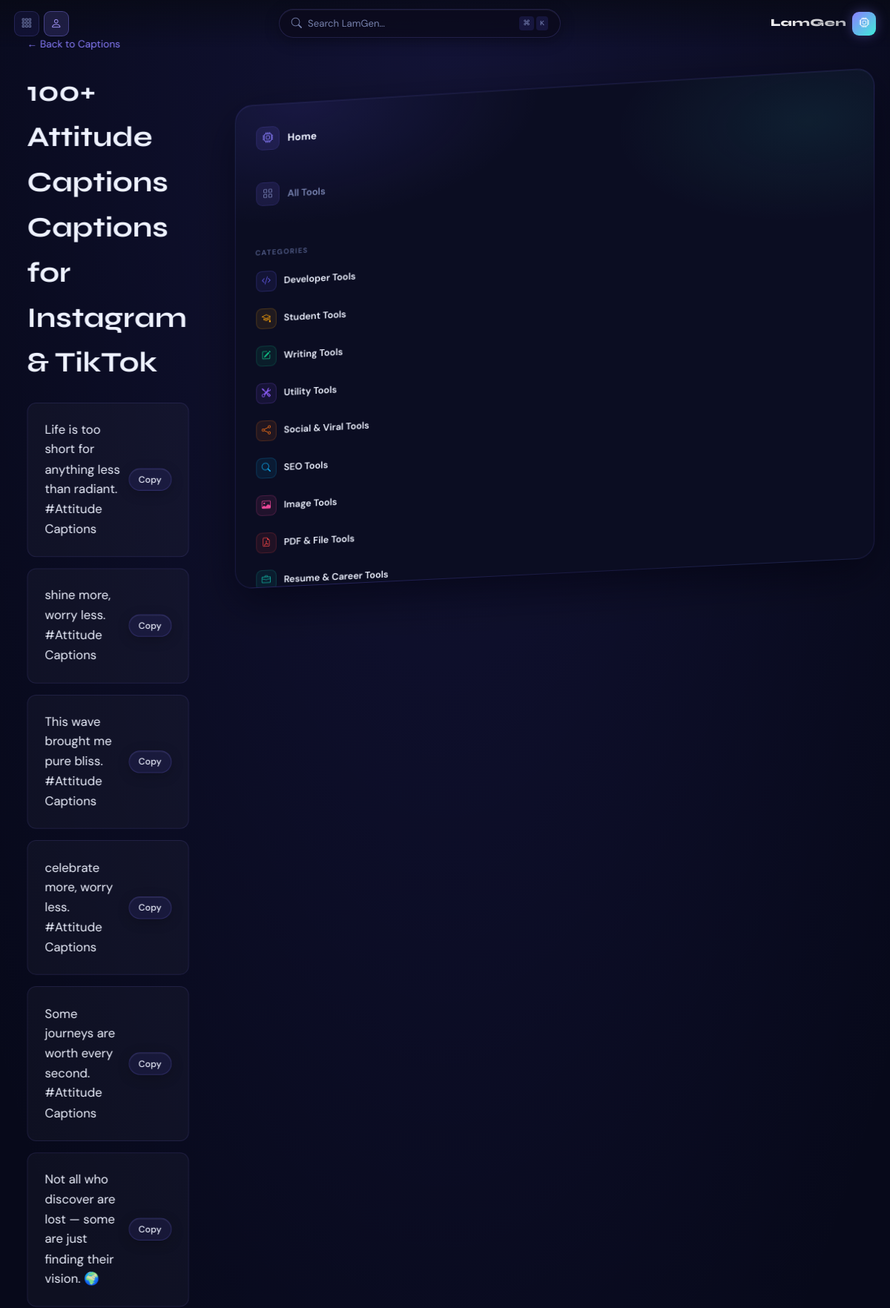
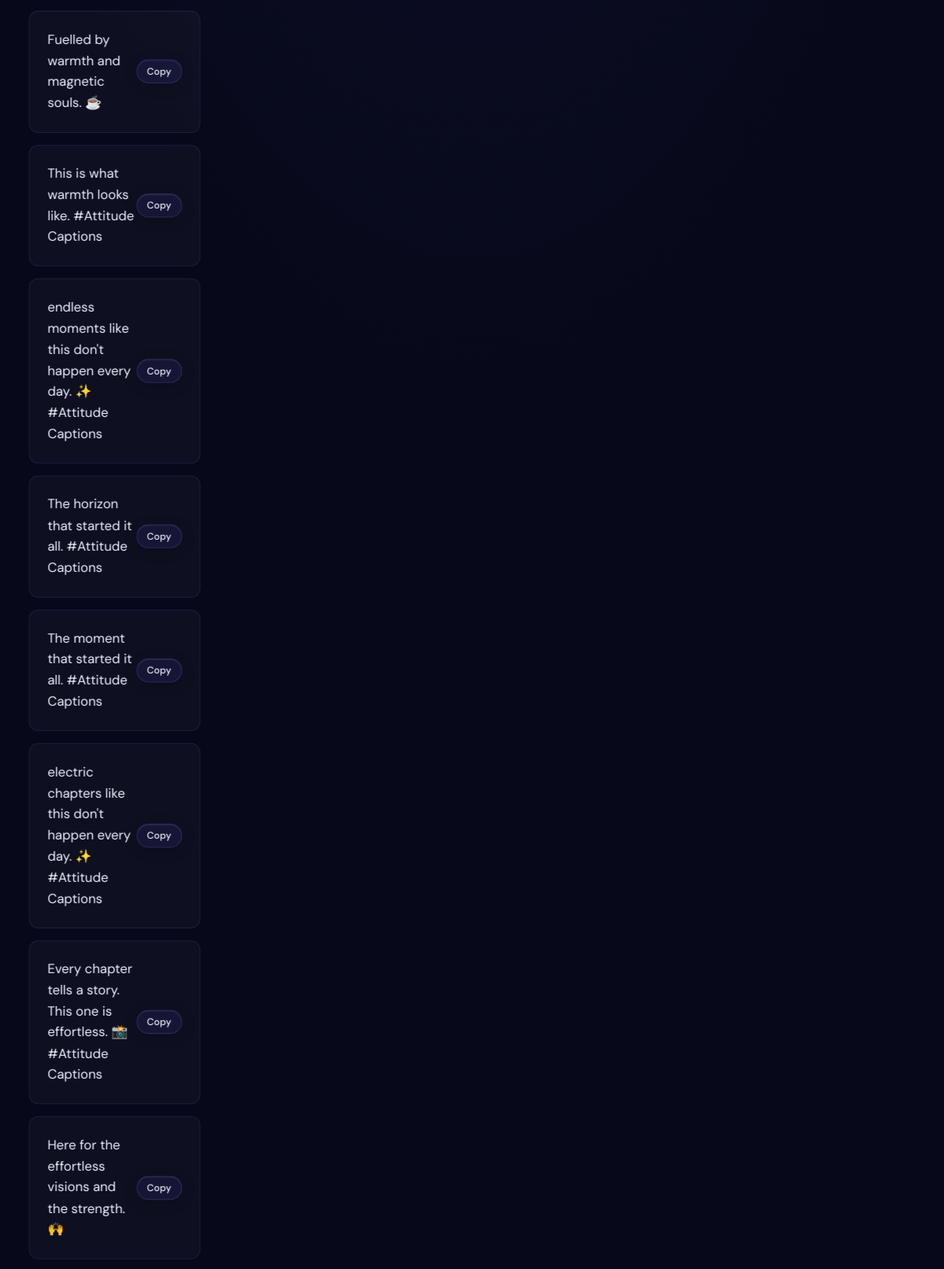
Screenshot of /content/captions/attitude-captions/ (upper part) with the database file from the repository (2 pictures, top to bottom).
### seo/models.py (models this page shows, shortened)
class SEOCategory(models.Model):
    name = models.CharField(max_length=100)
    slug = models.SlugField(unique=True)
    description = models.TextField(blank=True)
    title_template = models.CharField(
        max_length=200,
        help_text='Use {topic} placeholder. E.g. "{topic} Instagram Captions — 100+ Ideas"',
        default='{topic} Ideas'
    )
    meta_desc_template = models.CharField(
        max_length=300,
        default='Browse {count}+ {topic} ideas. Free, curated, and ready to use.',
    )
    schema_type = models.CharField(
        max_length=30,
        default='ItemList',
        choices=[('ItemList', 'ItemList'), ('FAQPage', 'FAQPage'), ('Article', 'Article')],
    )
    is_active = models.BooleanField(default=True)
    order = models.IntegerField(default=0)
    class Meta:
        ordering = ['order', 'name']
        verbose_name_plural = 'SEO Categories'

class SEOPage(models.Model):
    category = models.ForeignKey(SEOCategory, on_delete=models.CASCADE, related_name='pages')
    topic = models.CharField(max_length=200)
    slug = models.SlugField(unique=True, max_length=250)
    content_intro = models.TextField(blank=True)
    items = models.JSONField(default=list, help_text='Array of content items')
    meta_title = models.CharField(max_length=70, blank=True)
    meta_description = models.CharField(max_length=160, blank=True)
    related_tools = models.ManyToManyField('tools.Tool', blank=True, related_name='seo_pages')
    view_count = models.BigIntegerField(default=0)
    is_active = models.BooleanField(default=True)
    created_at = models.DateTimeField(auto_now_add=True)
    updated_at = models.DateTimeField(auto_now=True)
    class Meta:
        ordering = ['category', 'topic']
    def get_absolute_url(self):
        from django.urls import reverse
        return reverse('seo:page', kwargs={
            'category_slug': self.category.slug,
            'page_slug': self.slug,
        })

### tools/models.py (models this page shows, shortened)
class ToolCategory(models.Model):
    name = models.CharField(max_length=100)
    slug = models.SlugField(unique=True)
    icon = models.CharField(max_length=60, default='bi-tools')
    color_from = models.CharField(max_length=30, default='#6C63FF')
    color_to = models.CharField(max_length=30, default='#00F5D4')
    description = models.TextField(blank=True)
    short_desc = models.CharField(max_length=200, blank=True)
    order = models.IntegerField(default=0)
    is_active = models.BooleanField(default=True)
    class Meta:
        ordering = ['order', 'name']
        verbose_name_plural = 'Tool Categories'
    def get_absolute_url(self):
        from django.urls import reverse
        return reverse('tools:category', kwargs={'category_slug': self.slug})

### seo/views.py (the view)
# urls.py: path('<slug:category_slug>/<slug:page_slug>/', views.page_view, name='page'),
@cache_control(public=True, max_age=3600, s_maxage=86400)
@cache_page(60 * 60 * 24)  # 24hr cache
def page_view(request, category_slug, page_slug):
    category = get_object_or_404(SEOCategory, slug=category_slug, is_active=True)
    page = get_object_or_404(SEOPage, slug=page_slug, category=category, is_active=True)
    related = SEOPage.objects.filter(
        category=category, is_active=True
    ).exclude(pk=page.pk).order_by('?')[:6]
    return render(request, 'seo/page.html', {
        'category': category,
        'page': page,
        'related_pages': related,
        'page_title': page.meta_title,
        'meta_description': page.meta_description,
    })

### tools/context_processors.py (called while the page is built, shortened)
def tools_context(request):
    categories = cache.get('tool_categories_nav_v2')
    if categories is None:
        categories = list(
            ToolCategory.objects.filter(is_active=True).prefetch_related('tools').order_by('order', 'name')
        )
        cache.set('tool_categories_nav_v2', categories, 60 * 30)
    bookmarked_slugs = []
    return {
        'nav_categories': categories,
        'bookmarked_slugs': bookmarked_slugs,
    }

### templates/seo/page.html (shortened to what this page needs)
{% extends "base.html" %}
{% block content %}
<div style="max-width: 800px; margin: 0 auto; padding: 3rem 1.5rem;">
    <div style="margin-bottom: 1.5rem; font-size: 0.9rem;">
        <a href="{% url 'seo:category' category.slug %}" style="color: var(--primary); text-decoration: none;">&larr; Back to {{ category.name }}</a>
    </div>
    <h1 style="font-family: 'Syne', sans-serif; font-size: 2.5rem; margin-bottom: 1.5rem;">{{ page_title }}</h1>
    <div style="display: flex; flex-direction: column; gap: 1rem; margin-bottom: 4rem;">
        {% for item in page.items %}
        <div style="background: rgba(255,255,255,0.03); border: 1px solid var(--border); border-radius: 12px; padding: 1.5rem; display: flex; justify-content: space-between; align-items: center;">
            <div style="font-size: 1.1rem; color: var(--text);">{{ item }}</div>
            <button class="btn-ghost-nexus copy-btn" data-text="{{ item }}" style="padding: 0.4rem 0.8rem; font-size: 0.8rem;">Copy</button>
        </div>
        {% endfor %}
    </div>
</div>
{% endblock %}

### templates/base.html (shortened to what this page needs)
<!DOCTYPE html>
<html lang="en">
<head>
    {% load static %}
    {% load static %}
    <link href="https://cdn.jsdelivr.net/npm/bootstrap-icons@1.11.3/font/bootstrap-icons.min.css" rel="stylesheet" media="print" onload="this.media='all'">
    {% load static %}
    <link rel="stylesheet" href="{% static 'css/main.css' %}">
</head>
    <div class="space-bg">
        <div class="light-beams"></div>
        <div class="planet"></div>
        <div class="stars"></div>
        <div class="rune-particles"></div>
        <div class="particles"></div>
    </div>
    <div class="top-nav-wrapper">
      <div class="top-nav-inner">
        <div class="nav-left">
          <a href="{% url 'tools:index' %}" class="nav-action-btn" title="All Tools" aria-label="All Tools">
            <i class="bi bi-grid-3x3-gap"></i>
          </a>
          <div class="nav-dropdown">
            <button class="profile-btn nav-dropdown-toggle"
                    onclick="this.closest('.nav-dropdown').classList.toggle('open')"
                    aria-label="Account menu"
                    aria-haspopup="true">
              {% if user.is_authenticated %}
              <i class="bi bi-person-fill"></i>
              {% else %}
              <i class="bi bi-person"></i>
              {% endif %}
            </button>
          </div>
        </div>
        <div class="nav-center">
          {% block nav_search %}
          <div class="global-search-pill" style="position:relative;overflow:visible;">
            <i class="bi bi-search" style="color:var(--muted);font-size:0.95rem;flex-shrink:0;"></i>
            <input type="text" id="inlineSearchInput"
                   placeholder="Search LamGen…"
                   style="background:transparent;border:none;color:var(--text);flex:1;outline:none;font-size:0.88rem;font-family:'DM Sans',sans-serif;"
                   autocomplete="off">
            <div style="display:flex;gap:3px;flex-shrink:0;">
              <span class="kbd">⌘</span><span class="kbd">K</span>
            </div>
          </div>
          {% endblock nav_search %}
        </div>
        <a href="{% url 'home' %}" class="nav-brand" aria-label="LamGen Home">
          <span class="nav-brand-name">LamGen</span>
          <div class="nav-brand-mark"><i class="bi bi-cpu"></i></div>
        </a>
      </div>
    </div>
    <main class="tools-shell">
        <div class="tools-main">
            {% block content %}{% endblock %}
        </div>
        <aside class="spatial-panel tools-actions" style="padding:1.25rem 1rem; justify-content:flex-start; overflow-y:auto; display:flex; flex-direction:column; gap:1.5rem;">
            {% block right_sidebar %}
            <a href="{% url 'home' %}"
               style="display:flex; align-items:center; gap:11px; padding:10px 12px; border-radius:12px; text-decoration:none; color:var(--lg-text); background:{% if request.path == '/' %}rgba(139,127,255,0.16){% else %}transparent{% endif %}; border:1px solid {% if request.path == '/' %}rgba(139,127,255,0.30){% else %}transparent{% endif %}; transition:all 0.18s;"
               onmouseover="if(!this.style.background.includes('139'))this.style.background='rgba(120,110,255,0.11)'"
               onmouseout="if(!this.style.background.includes('139'))this.style.background='transparent'">
                <div style="width:32px; height:32px; border-radius:9px; background:{% if request.path == '/' %}rgba(139,127,255,0.28){% else %}rgba(120,110,255,0.12){% endif %}; display:flex; align-items:center; justify-content:center; flex-shrink:0; border:1px solid {% if request.path == '/' %}rgba(139,127,255,0.40){% else %}rgba(120,110,255,0.14){% endif %};">
                    <i class="bi bi-cpu" style="color:{% if request.path == '/' %}#fff{% else %}var(--lg-violet){% endif %}; font-size:0.95rem;"></i>
                </div>
                <span style="font-weight:700; font-size:0.92rem; letter-spacing:0.2px;">Home</span>
            </a>
            <a href="{% url 'tools:index' %}"
               style="display:flex; align-items:center; gap:11px; padding:10px 12px; border-radius:12px; text-decoration:none; color:var(--lg-text); background:{% if request.path == '/tools/' %}rgba(139,127,255,0.12){% else %}transparent{% endif %}; border:1px solid {% if request.path == '/tools/' %}rgba(139,127,255,0.22){% else %}transparent{% endif %}; transition:all 0.18s;"
               onmouseover="if(!this.style.background.includes('139'))this.style.background='rgba(120,110,255,0.11)'"
               onmouseout="if(!this.style.background.includes('139'))this.style.background='transparent'">
                <div style="width:32px; height:32px; border-radius:9px; background:rgba(120,110,255,0.12); display:flex; align-items:center; justify-content:center; flex-shrink:0; border:1px solid rgba(120,110,255,0.14);">
                    <i class="bi bi-grid" style="color:var(--lg-text-muted); font-size:0.9rem;"></i>
                </div>
                <span style="font-weight:600; font-size:0.88rem; color:var(--lg-text-muted);">All Tools</span>
            </a>
            <div style="height:1px; background:linear-gradient(90deg,transparent,rgba(120,110,255,0.14) 30%,rgba(120,110,255,0.14) 70%,transparent); margin:0 0.25rem;"></div>
            <div style="display:flex; flex-direction:column; gap:3px;">
                <div style="font-size:0.65rem; font-weight:700; text-transform:uppercase; letter-spacing:1.2px; color:var(--lg-text-helper); padding:0 12px; margin-bottom:4px;">Categories</div>
                {% for cat in nav_categories %}
                <a href="{{ cat.get_absolute_url }}"
                   style="display:flex; align-items:center; gap:10px; padding:9px 12px; border-radius:11px; text-decoration:none; color:var(--lg-text); background:{% if request.path == cat.get_absolute_url %}rgba(120,110,255,0.14){% else %}transparent{% endif %}; border:1px solid {% if request.path == cat.get_absolute_url %}rgba(130,120,255,0.20){% else %}transparent{% endif %}; transition:all 0.18s;"
                   onmouseover="if(!this.style.background.includes('0.09'))this.style.background='rgba(120,110,255,0.10)'"
                   onmouseout="if(!this.style.background.includes('0.09'))this.style.background='transparent'">
                    <div style="width:28px; height:28px; border-radius:8px; background:{{ cat.color_from }}18; border:1px solid {{ cat.color_from }}33; display:flex; align-items:center; justify-content:center; flex-shrink:0;">
                        <i class="{{ cat.icon }}" style="color:{{ cat.color_from }}; font-size:0.82rem;"></i>
                    </div>
                    <span style="font-weight:600; font-size:0.86rem;">{{ cat.name }}</span>
                </a>
                {% endfor %}
            </div>
            {% endblock %}
        </aside>
    </main>
    {% load static %}
</body>
</html>

### rows the page displays
SEOCategory: name "Captions"
SEOPage: meta_title "100+ Attitude Captions Captions for Instagram & TikTok"
ToolCategory: name "Developer Tools"
ToolCategory: name "Student Tools"
ToolCategory: name "Writing Tools"
ToolCategory: name "Utility Tools"
ToolCategory: name "Social & Viral Tools"
ToolCategory: name "SEO Tools"
ToolCategory: name "Image Tools"
ToolCategory: name "PDF & File Tools"
ToolCategory: name "Resume & Career Tools"

### other values shown
{{ item }} "Life is too short for anything less than radiant. #Attitude Captions" "shine more, worry less. #Attitude Captions" "This wave brought me pure bliss. #Attitude Captions" "celebrate more, worry less. #Attitude Captions" "Some journeys are worth every second. #Attitude Captions" "Not all who discover are lost — some are just finding their vision. 🌍" "Fuelled by warmth and magnetic souls. ☕" "This is what warmth looks like. #Attitude Captions" "endless moments like this don't happen every day. ✨ #Attitude Captions" "The horizon that started it all. #Attitude Captions" "The moment that started it all. #Attitude Captions" "electric chapters like this don't happen every day. ✨ #Attitude Captions" "Every chapter tells a story. This one is effortless. 📸 #Attitude Captions" "Here for the effortless visions and the strength. 🙌"
